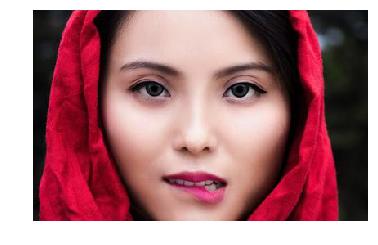
//> input picture DEmo/girl3.jpg, 378 x 245 px
$ ./Source   (built with g++ and OpenCV 4)
//> lines starting //> are read from the running program, lines starting //| are printed output that depends on the picture; after the words box and inside, x2 and y2 are one past the last pixel; in counts of white or black regions, pixels touching at a corner belong together
#include <iostream>
#include <stdio.h>
#include <opencv2\core\core.hpp>
#include <opencv2\highgui\highgui.hpp>
#include <opencv2\imgproc\imgproc.hpp>

using namespace std;
using namespace cv;

int main()
{
	ios::sync_with_stdio(0);
	cin.tie(0);

	cout << "Learn OpenCV" << endl;
	Mat img = imread("girl3.jpg", CV_LOAD_IMAGE_COLOR);
//> img is the input picture: 245 rows x 378 cols, CV_8UC3; mean B, G, R 124.7, 119.3, 169.6
	Mat img_gray = imread("girl3.jpg", CV_LOAD_IMAGE_GRAYSCALE);
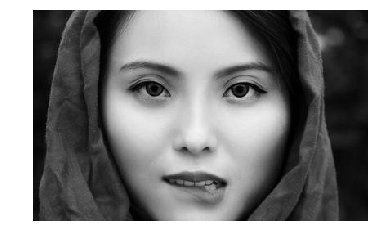
//> img_gray: 245 rows x 378 cols, CV_8UC1; min 0, max 255, mean 134.6
	Mat img_blur, img_resize;
	// Blur
	blur(img, img_blur, Size(10, 10));
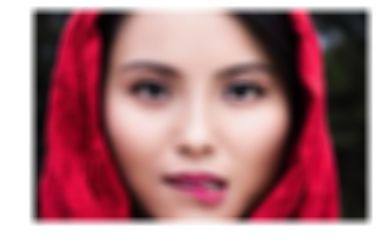
//> img_blur: 245 rows x 378 cols, CV_8UC3; mean B, G, R 124.7, 119.3, 169.6
	namedWindow("image_blur", CV_WINDOW_AUTOSIZE);
	// Resize
	resize(img, img_resize, Size(img.cols / 2, img.rows / 2));
	namedWindow("image_resize", CV_WINDOW_AUTOSIZE);
	// Rotate
	Mat img_rot = img.clone();
	double angle = 45.0;
	double scale = 1.5;
	Point2f center(img.cols / 2, img.rows / 2);
//> center = Point(189, 122)
	Mat mat_rot = getRotationMatrix2D(center, angle, scale);
	warpAffine(img, img_rot, mat_rot, img.size());
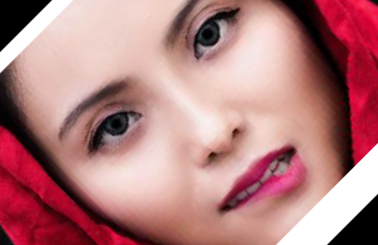
//> img_rot: 245 rows x 378 cols, CV_8UC3; mean B, G, R 127.3, 126, 181.1
	namedWindow("image_rot", CV_WINDOW_AUTOSIZE);
	// Skew+Shearing
	Mat img_shrearing;
	double M[2][3] = { 1, 0.5, 0, 0, 1, 0 };
	Mat matRot(2, 3, CV_64F, M);
	warpAffine(img, img_shrearing, matRot, img.size());
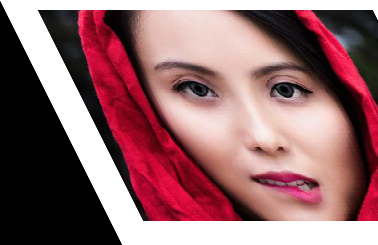
//> img_shrearing: 245 rows x 378 cols, CV_8UC3; mean B, G, R 108.1, 104.3, 146.7
	namedWindow("image_Skew", CV_WINDOW_AUTOSIZE);
	// Threshold and Adapitive Threshold
	Mat img_bw;
	threshold(img_gray, img_bw, 125, 255, 0);
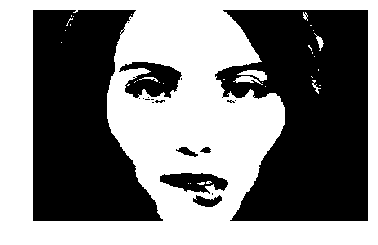
//> img_bw: 245 rows x 378 cols, CV_8UC1; 50.5% white; 20 black regions (13 under 20 px), largest, box (x1, y1, x2, y2) and area: (215, 10, 368, 221) 23830, (33, 10, 163, 221) 19338, (119, 62, 182, 98) 1383
	namedWindow("image_Threshold", CV_WINDOW_AUTOSIZE);
	Mat img_adpThr;
	adaptiveThreshold(img_gray, img_adpThr, 255, ADAPTIVE_THRESH_GAUSSIAN_C, CV_THRESH_BINARY, 15, -5);
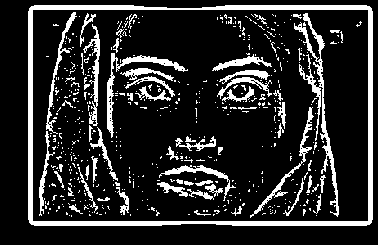
//> img_adpThr: 245 rows x 378 cols, CV_8UC1; 16.4% white; 543 white regions (482 under 20 px), largest, box (x1, y1, x2, y2) and area: (28, 5, 373, 226) 5201, (294, 13, 339, 217) 1301, (107, 53, 188, 138) 749
	namedWindow("image_adpThreshold", CV_WINDOW_AUTOSIZE);
	//Otsu
	Mat img_ot = img_gray.clone();
	//cvThreshold(img_gray, img_ot, 125, 255, CV_THRESH_BINARY | CV_THRESH_OTSU);
	namedWindow("image_Otsu", CV_WINDOW_AUTOSIZE);

	// Sang va tuong phan
	Mat tp = img.clone();
	double alpha = 2.0;
	double beta = 30;
	for (int i = 0; i < img.rows; i++)
		for (int j = 0; j < img.cols; j++)
			for (int k = 0; k < 3; k++)
				tp.at<Vec3b>(i, j)[k] = saturate_cast<uchar>(alpha*(tp.at<Vec3b>(i, j)[k]) + beta);
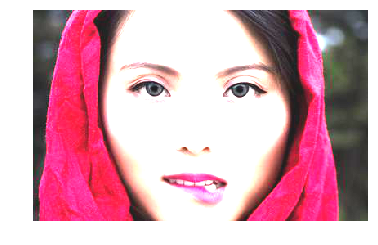
//> tp: 245 rows x 378 cols, CV_8UC3; mean B, G, R 180.2, 166.1, 214.7
	namedWindow("tuongphan", CV_WINDOW_AUTOSIZE);

	imshow("Ex1", img);
	imshow("Ex2", img_gray);
	imshow("image_blur", img_blur);
	imshow("image_resize", img_resize);
	imshow("image_rotate", img_rot);
	imshow("image_Skew", img_shrearing);
	imshow("image_Threshold", img_bw);
	imshow("image_adpThreshold", img_adpThr);
	imshow("image_Otsu", img_ot);
	imshow("image_tuongphan", tp);
	waitKey(0);
	destroyAllWindows();
	return 0;
}
